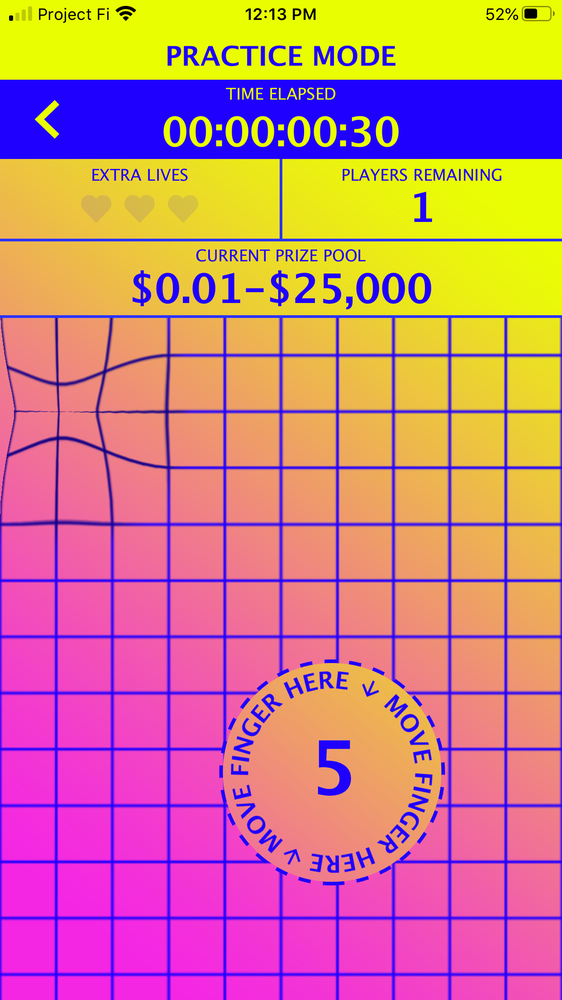
#> input picture pics/picture.PNG, 562 x 1000 px, shrunk from 1242 x 2208 before the run
$ python chapter2basicfunctions.py
#> lines starting #> are read from the running program, lines starting #| are printed output that depends on the picture; after the words box and inside, x2 and y2 are one past the last pixel; in counts of white or black regions, pixels touching at a corner belong together
import cv2
import numpy as np

img = cv2.imread("pics/picture.PNG")
#> img is the input picture: shape (1000, 562, 3); mean B, G, R 133.2, 126.2, 205.5
kernel = np.ones((5,5),np.uint8)

imgGray = cv2.cvtColor(img,cv2.COLOR_BGR2GRAY) # greyscale
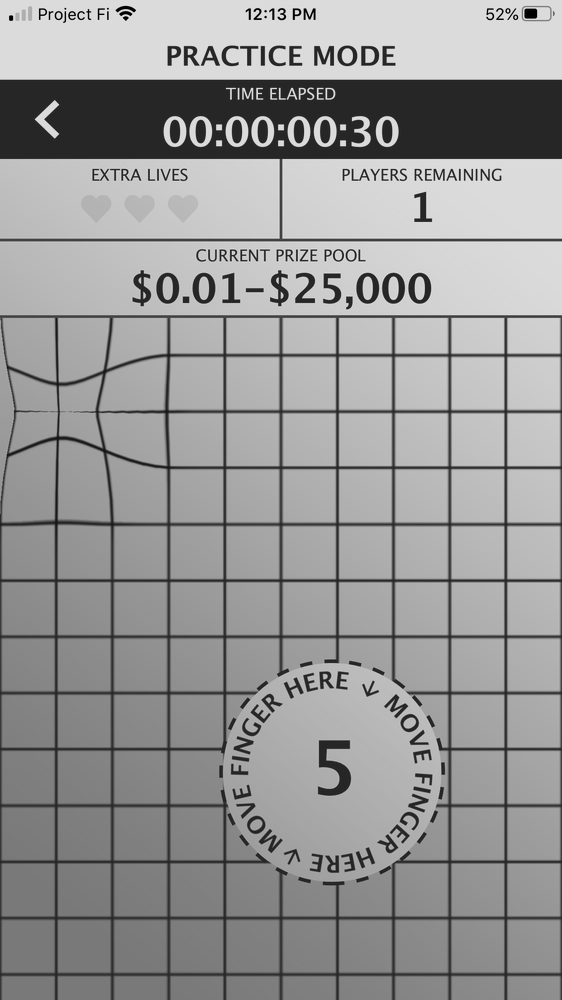
#> imgGray: shape (1000, 562); min 0, max 226, mean 150.7
imgBlur = cv2.GaussianBlur(imgGray,(7,7),0) # blurs before canny to remove artifacts
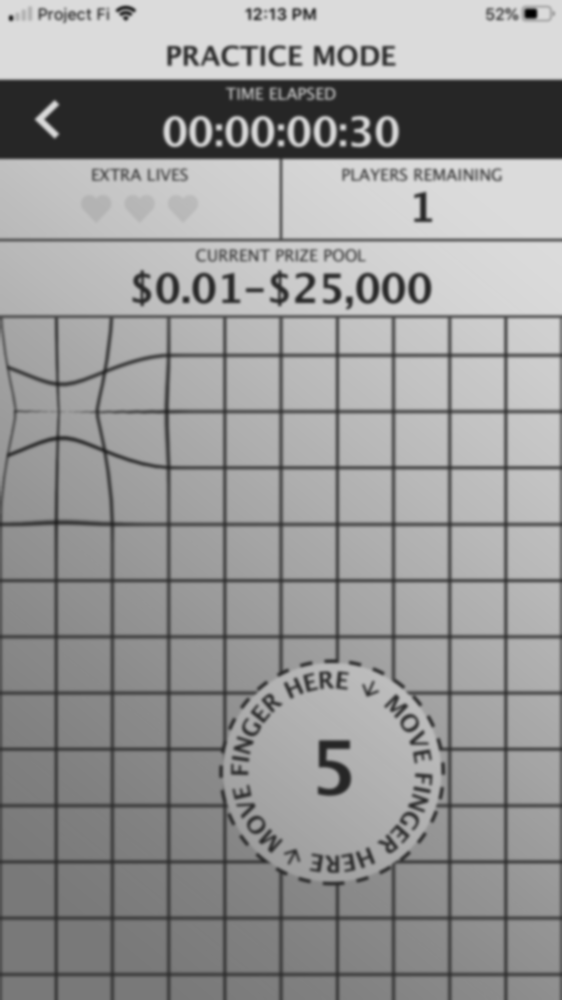
#> imgBlur: shape (1000, 562); min 0, max 219, mean 150.7
imgCanny = cv2.Canny(imgBlur,150,200) # finds edges
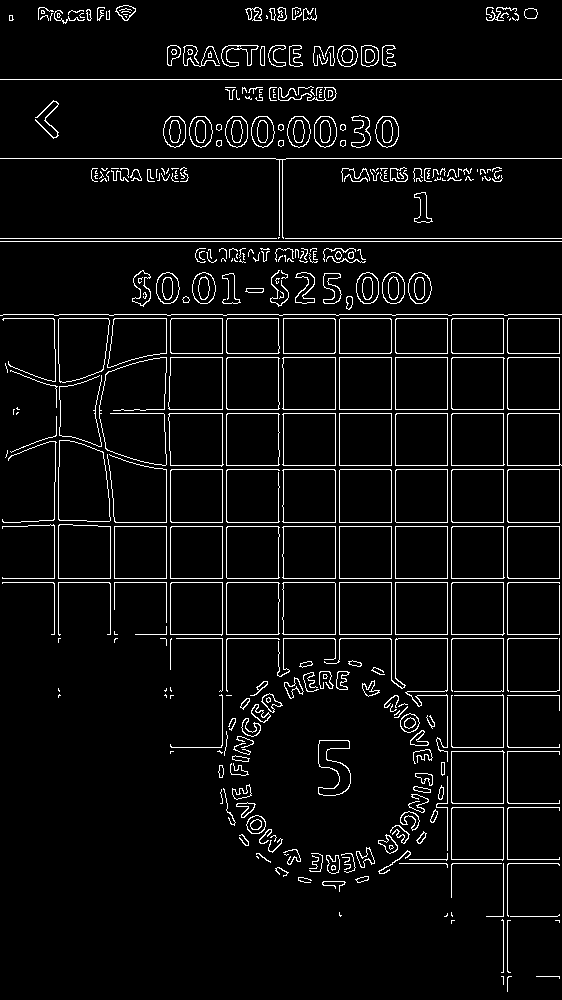
#> imgCanny: shape (1000, 562); 5.1% white in thin lines or dots
imgDialation = cv2.dilate(imgCanny,kernel,iterations=1) # thickens edge lines
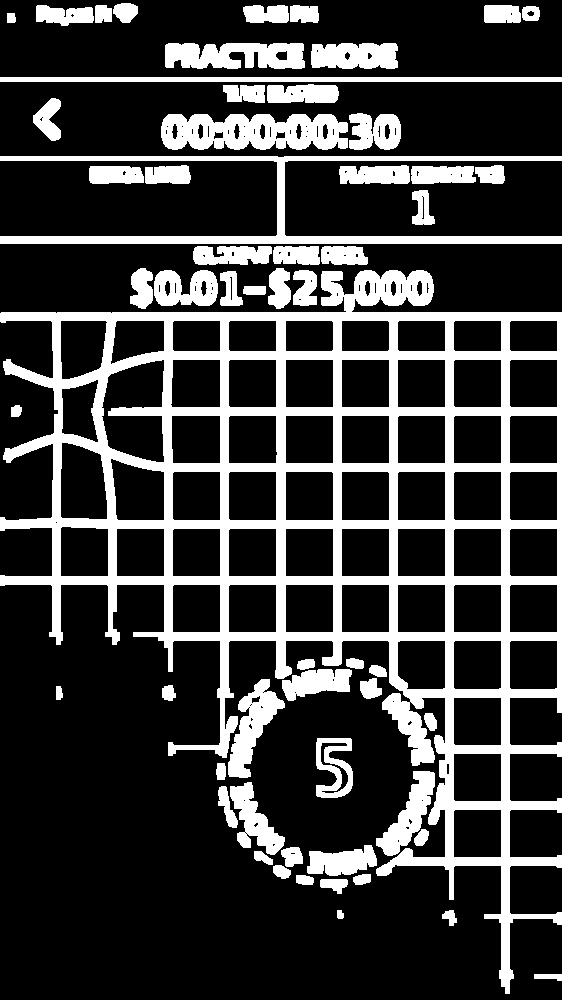
#> imgDialation: shape (1000, 562); 23.4% white; 59 white regions, largest, box (x1, y1, x2, y2) and area: (0, 270, 562, 994) 76646, (0, 156, 562, 244) 7908, (161, 114, 348, 150) 5227
imgEroded = cv2.erode(imgDialation,kernel,iterations=1) # thins edge lines, does not restore quality if eroding a dialated image
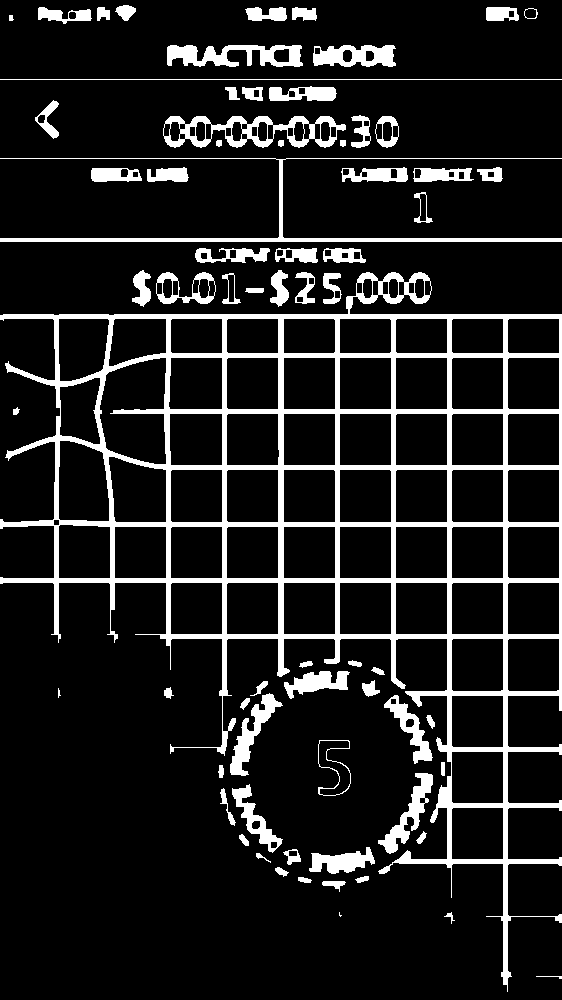
#> imgEroded: shape (1000, 562); 12.5% white; 70 white regions (2 under 20 px), largest, box (x1, y1, x2, y2) and area: (0, 272, 562, 992) 41682, (0, 158, 562, 242) 3124, (163, 116, 346, 148) 2405

cv2.imshow("Gray Image",imgGray)
cv2.imshow("Blur Image",imgBlur)
cv2.imshow("Canny Image",imgCanny)
cv2.imshow("Dialation Image",imgDialation)
cv2.imshow("Eroded Image",imgEroded)
cv2.waitKey(0)
